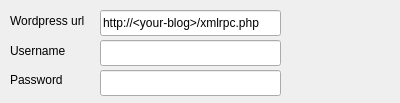
<?xml version="1.0" encoding="UTF-8"?>
<ui version="4.0">
 <class>Dialog</class>
 <widget class="QDialog" name="Dialog">
  <property name="geometry">
   <rect>
    <x>0</x>
    <y>0</y>
    <width>400</width>
    <height>103</height>
   </rect>
  </property>
  <property name="windowTitle">
   <string>Dialog</string>
  </property>
  <widget class="QLineEdit" name="kcfg_wordpressurl">
   <property name="geometry">
    <rect>
     <x>100</x>
     <y>10</y>
     <width>181</width>
     <height>26</height>
    </rect>
   </property>
   <property name="text">
    <string>http://&lt;your-blog&gt;/xmlrpc.php</string>
   </property>
  </widget>
  <widget class="QLineEdit" name="kcfg_username">
   <property name="geometry">
    <rect>
     <x>100</x>
     <y>40</y>
     <width>181</width>
     <height>26</height>
    </rect>
   </property>
  </widget>
  <widget class="QLineEdit" name="kcfg_password">
   <property name="geometry">
    <rect>
     <x>100</x>
     <y>70</y>
     <width>181</width>
     <height>26</height>
    </rect>
   </property>
   <property name="echoMode">
    <enum>QLineEdit::Password</enum>
   </property>
  </widget>
  <widget class="QLabel" name="label">
   <property name="geometry">
    <rect>
     <x>10</x>
     <y>10</y>
     <width>91</width>
     <height>21</height>
    </rect>
   </property>
   <property name="text">
    <string>Wordpress url</string>
   </property>
  </widget>
  <widget class="QLabel" name="label_2">
   <property name="geometry">
    <rect>
     <x>10</x>
     <y>40</y>
     <width>91</width>
     <height>21</height>
    </rect>
   </property>
   <property name="text">
    <string>Username</string>
   </property>
  </widget>
  <widget class="QLabel" name="label_3">
   <property name="geometry">
    <rect>
     <x>10</x>
     <y>70</y>
     <width>91</width>
     <height>20</height>
    </rect>
   </property>
   <property name="text">
    <string>Password</string>
   </property>
  </widget>
 </widget>
 <resources/>
 <connections/>
</ui>
